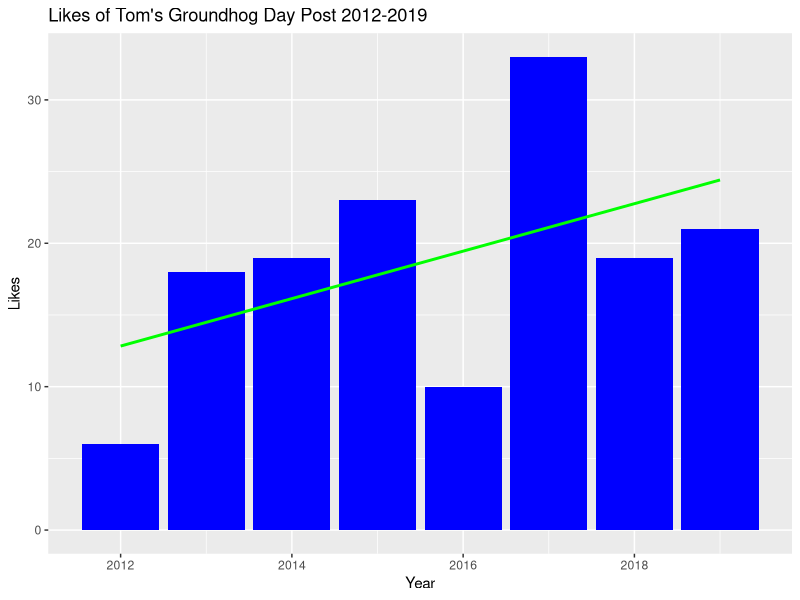
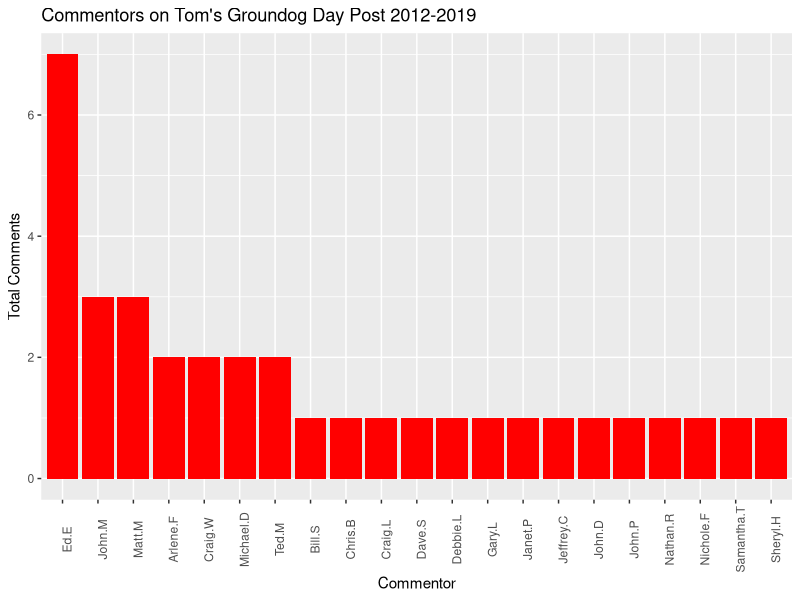

Recreate these plots in R, in order.
library (ggplot2)
library(tidyverse)


setwd("C:/Users/tfost/Desktop/Data/Personal Projects/Groundhog Day")

fbstats.df <- as.data.frame(read.csv("Groundhog Day Stats.csv"), header = TRUE)

ggplot(data = fbstats.df, aes(x = Year, y = Likes))+ 
  geom_col(fill = 'blue', size = 4) +
  geom_smooth(method = "glm", se=FALSE, color = "green") +
  labs(title="Likes of Tom's Groundhog Day Post 2012-2019")

commentors.df <- as.data.frame(select (fbstats.df,
                                    -Year, -Day, -Likes, -Comments))
commentors.df[is.na(commentors.df)] <- 0
com_tots.df <- as.data.frame(colSums(commentors.df))

ggplot (data = com_tots.df, 
        aes(x = reorder(rownames(com_tots.df), -colSums(commentors.df)), 
            y = colSums(commentors.df))) +
  geom_col(fill = 'red', size = 4) +
  labs(x = "Commentor", y = "Total Comments",
       title = "Commentors on Tom's Groundog Day Post 2012-2019") +
  theme(axis.text.x = element_text(angle = 90))
